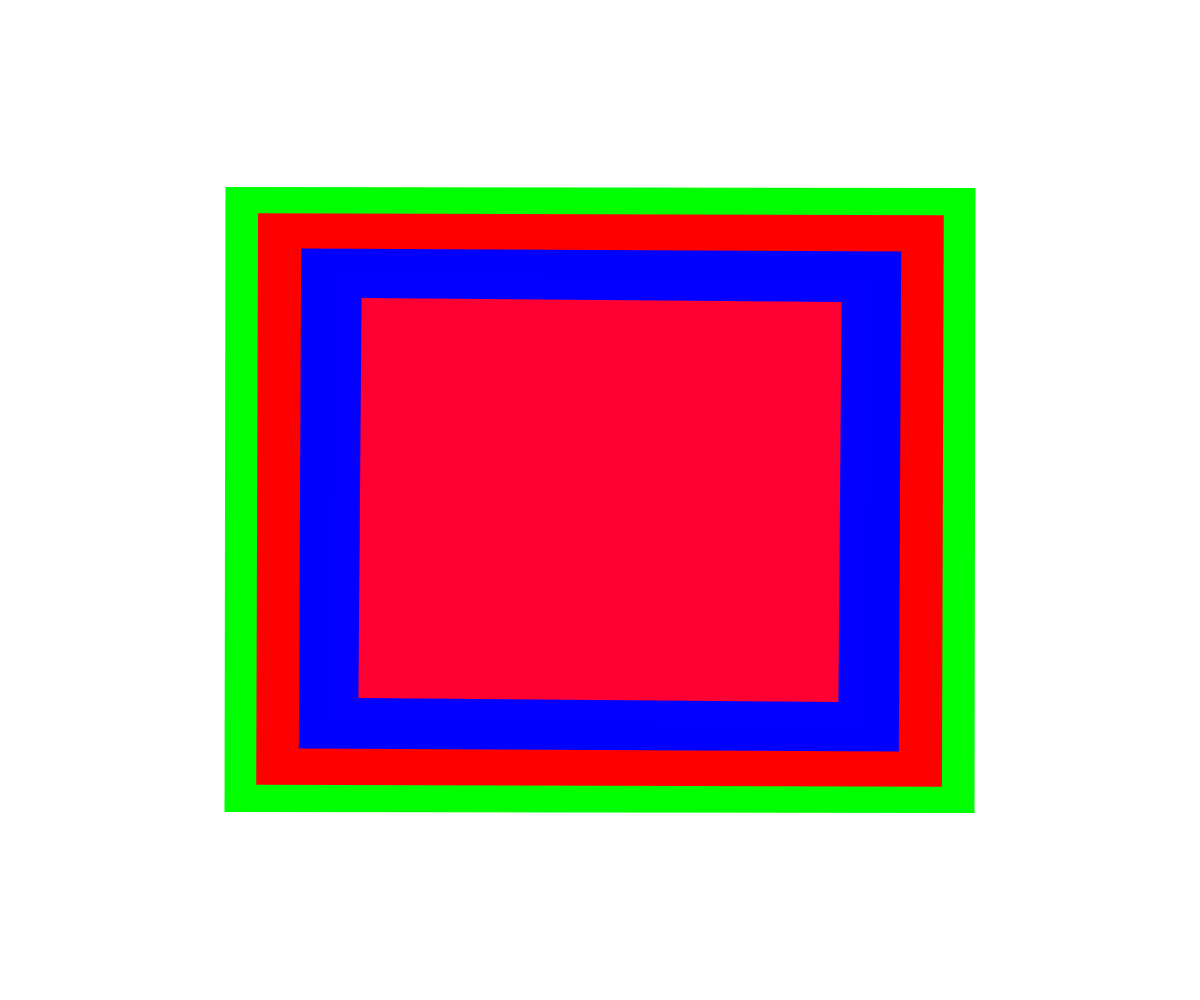
Frame 1 (no input)
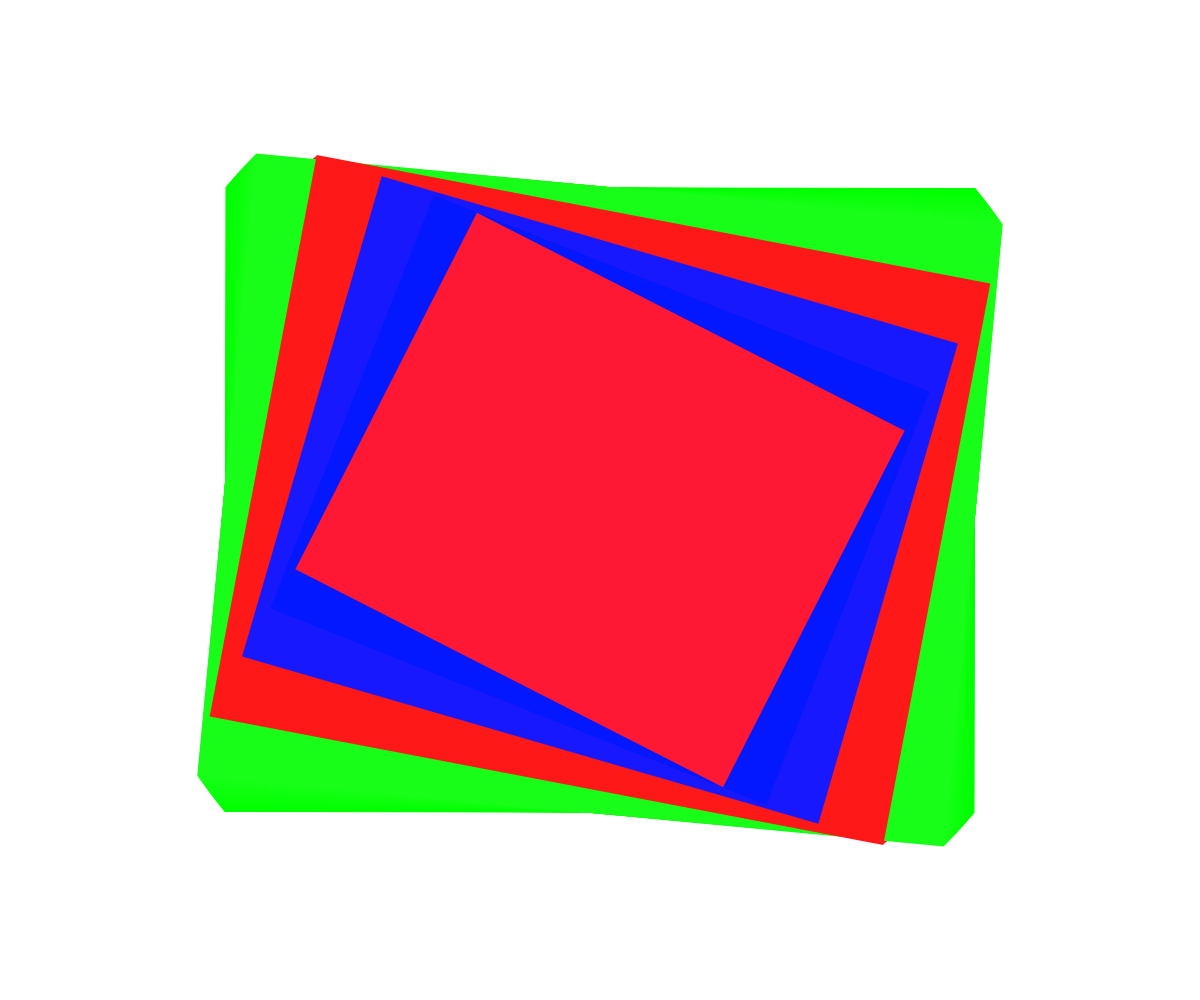
Frame 60 (no input)
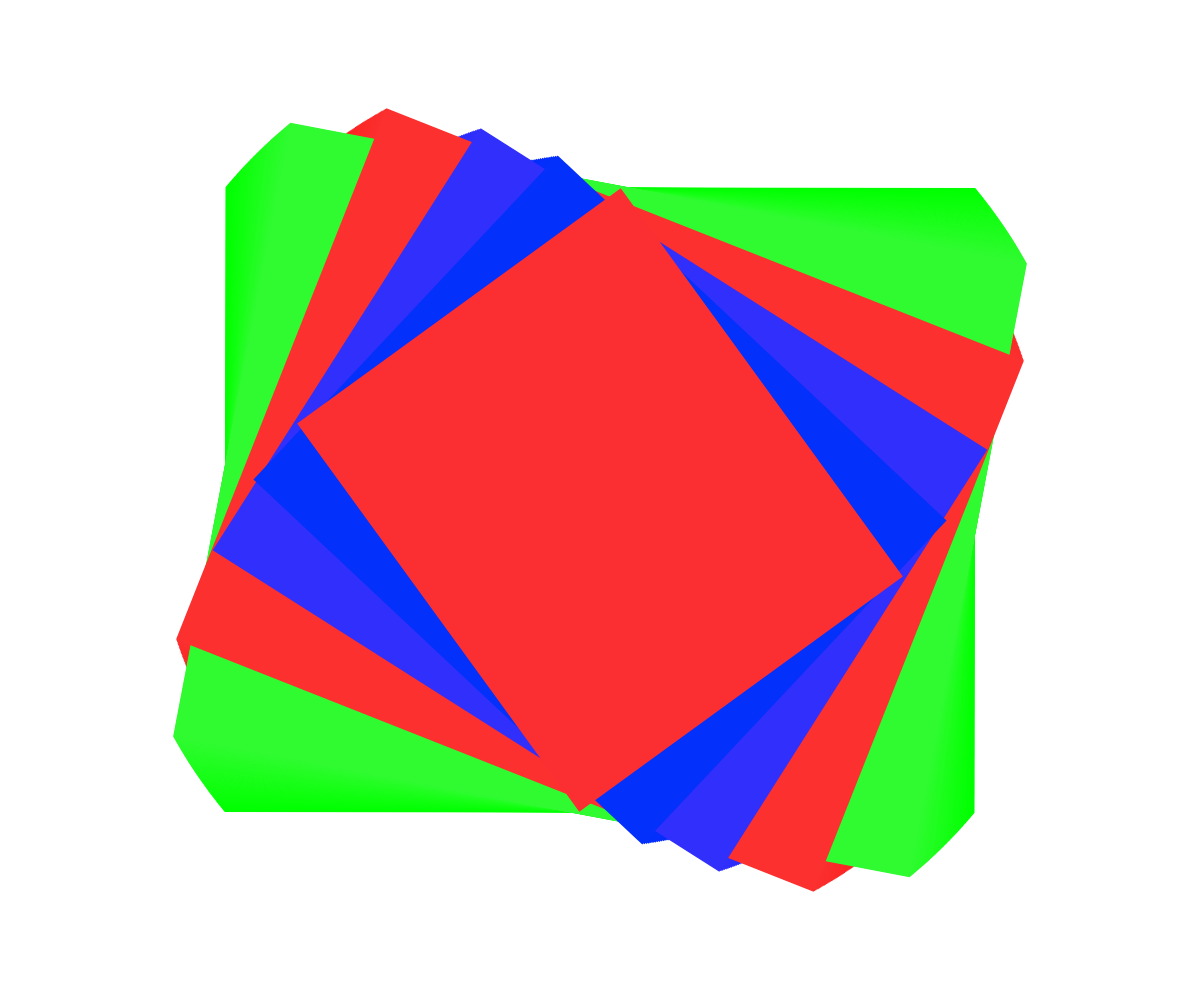
Frame 120 (the mouse pressed at the canvas centre since frame 60)

The p5.js sketch that drew these frames (run headless with seeded random() and noise() and a simulated clock; from frame 60 on, the mouse is pressed at the canvas centre):

// p5.js sketch
// ── sketch.js

let num=0;
let angle;
function setup() {
  createCanvas(window.innerWidth, window.innerHeight);
  angleMode (DEGREES);
  rectMode(CENTER);
}
// Resize the canvas when the
// browser's size changes.
function windowResized() {
  resizeCanvas(windowWidth, windowHeight);
}
function draw() {
  //background(220);
  num  =num %360;
  angle = abs(sin(num));
  angle2 = abs(cos(num));
  angle3 = abs(tan(num));
  angle4 = abs(cos(num))*.2;
  angle5 = abs(cos(num))*.01;
  num += .09;
  //console.log(num);
  translate (width/2, height/2);
  rotate(num);
  noStroke();
  fill(angle*255, angle2*255, angle3*255);
  rect(0,0, width/1.6, height/1.6);
  //translate (0,0);
  fill(angle2*255, angle3*255, angle*255);
   rotate(num);
  rect (0,0, width/1.75,height/1.75);
  fill(angle3*255, angle*255, angle2*255);
   rotate(num);
  rect(0,0, width/2, height/2);
  fill(angle5*255, angle3*255, angle2*255);
   rotate(num);
  rect(0,0, width/2.25, height/2.25);
  fill(angle2*255, angle*255, angle4*255);
   rotate(num);
  rect(0,0, width/2.5, height/2.5);
}
// ── takawo.html
プログラミングB #01
#01 イントロダクション

高尾俊介（takawo@konan-wu.ac.jp）
甲南女子大学 文学部 メディア表現学科 准教授


----------
授業内容


- 授業履修について
- 授業「プログラミングB」で扱う内容
- なぜ「プログラミング」をメディア表現学科の授業で学ぶのか
- p5.jsについて
    - p5.jsとは何か
    - なぜp5.jsを用いてプログラミングを学ぶのか
    - クリエイティブコーディングとp5.js
- デイリーコーディングやGenerativemasksと今の状況
    
----------
授業履修に関して

授業の狙い


> プログラミングは現代社会のさまざまな場で使われています．「プログラミング」は便利で役に立つアプリを作るためだけのものではありません．
> 
> 風景を観て絵を描いたり，出来事を詩で詠うことと同じように，表現のための道具としてプログラミングを捉える「クリエイティブコーディング」と呼ばれる分野は近年新しい表現の手法として注目されています．これはプログラミングを専門家（プログラマ）だけのものではなく，私たちのような創造的生活者へとひらくものです．
> 
> この授業ではJavaScriptで動作するクリエイティブコーディング環境p5.jsでウェブ上で動作するインタラクティブなコンテンツ制作の基礎を学びます．
> 
> ※履修にあたっては，基本的なタイピング技能を習得していることが望ましい．

到達目標

以下のコードベースのプログラミングに関連する制作手法や概念について理解する．


- 変数
- 繰り返し
- 配列
- オブジェクト指向プログラミング

評価基準・割合


- OpenProcessing上で授業ごとに課題を提出する
    - 授業で学んだことをつかってコードを書く
- 参考
- https://openzprocessing.org/class/81067
https://openprocessing.org/class/81067


授業履修にあたってのルールについて


- 私語：授業に関係のない私語は謹んでください．注意します．
- スマートフォンの操作で授業説明を聞き逃すなどがないようにしてください．
    - 円滑な授業進行の妨げになるため．
| 質問場所    | 授業教室、メール，研究室（4号館5F）   |
| ------- | --------------------- |
| 質問時間    | 授業前後、メール              |
| メールアドレス | takawo＠konan-wu.ac.jp |



----------
授業「プログラミングB」で扱う内容，扱わない内容


- プログラミングBでは，表現のためのプログラミング，クリエイティブコーディングというものについて学びます．
|             | p5.js<br>「プログラミングB」       | TouchDesigner<br>「プログラミングA」              |  |  |
| ----------- | ------------------------- | ---------------------------------------- |  |  |
| プログラミングの分類  | コードベース<br>（コードをテキストとして書く） | ノードベース<br>（機能をもったノードを線でつなぐことでプログラムを作成する） |  |  |
| 動作環境        | Webブラウザ上で動作<br>インストール不要   | PC上で動作<br>インストールが必要                      |  |  |
| ライセンス       | フリーソフトウェア                 | 商用ライセンス，一部無料で使用可能                        |  |  |
| 商業利用実績      | ◯                         | ◎                                        |  |  |
| 実行速度        | ○                         | ◎                                        |  |  |
| できること，得意なこと | ウェブでできることならある程度なんでも       | リアルタイムで高度なCG処理<br>デスクトップアプリケーション         |  |  |

----------

授業の実際の進め方


https://www.openprocessing.org/class/58688

- 授業を受けて，コードを毎週1つ，作成して提出してもらいます
- 最終課題などはナシ．13回の課題提出と内容で成績評価します．


----------
ニューメディア


- プログラミング，3DCG，3Dプリンタ，AI，ゲーム，ロボット，など……近年登場する，多様化・複雑化するメディアとその特性を，同時代性と新規性の観点から考察する分野．

ニューメディア研究の背景

- メディア研究者レフ・マノヴィッチの「ニューメディアの言語」を基にしている．
- 単に「新しいメディア」ということではなく，様々なメディアがコンピュータ化を経た先に存在するような，ある意味で高次な（メタ的な）メディアのこと．
![図版はクリックすると大きくなります](https://paper-attachments.dropboxusercontent.com/s_8ADC4510E3F9E1128BF529D1BF6DE406E481BE3CCCCD107D114B1237B9D39971_1591669840047_+2020-06-09+11.30.26.png)


レフ・マノヴィッチによるニューメディアの5つの特性

1. 数字による表象
2. モジュール性
3. 自動化
4. 可変性
5. トランスコーディング


----------
クリエイティブコーディング？

その前に：今日の授業で使う用語

- プログラム：手順書．コンピュータを動作させるための命令を記述したもの
- コード：コンピュータへ向けた実際のプログラム
- コーディング：コードを書くこと（＝プログラミング）

コードに囲まれて暮らしている私たち

- 私たちが観ている世界の一部は（すでに）コードでできている
    - ブラウザのソースコード．さまざまなアプリ

「自分は関係ない」と思っている？

- 私たちが日頃「コード」に対して感じている先入観
    - アプリ開発＝便利なもの，役に立つものを作ること
    - 勉強したいとは思うけど，専門的で難しそう
    - 自分はコードで何か表現する人間じゃない
    - アプリは誰かが作ったものを利用する


----------
コーディングの職業的専業化とその解放


- 1990年以前：プログラムを書くこと＝大学の研究室や企業の一部の専門家が特権的に行っていた
- 1995年以降：パーソナルコンピュータ（PC）とインターネットの普及
    - 一般にコーディングすることが開かれる（一方でその目的はウェブやアプリ開発など一部に制限されていた）
    - 原因：計算やコンピュータの原理に関する専門的な知識が必要だったから
    - 結果：ある種の専業化によって，生み出されるものが実学的な活用の方向に予め方向づけられる


----------
クリエイティブコーディングの誕生

クリエイティブコーディングの出発点「Design By Numbers」（1999年）

https://player.vimeo.com/video/72611093


https://vimeo.com/72611093

動画を観ながら考えてみよう

- 書かれるコードと，対応する右図の実行結果の関係を見てみよう
- 色，線，繰り返しなどで，現れる数値が何を表すのか推測してみよう

Design By Numbers

- Design By Numbersは、1999年にMIT（マサチューセッツ工科大学）のメディアラボで生まれたプログラミング環境
- 簡潔な記述でグラフィックを描画することを目的にしている
- デザイナーやアーティスト，教育者や学生といった，非専門家へ向けて開発された
    - コンピュータとコンピュテーション（計算）によって可能になるデザインの萌芽
    - 非専門家（美術，文学，自然科学など）による新しい視点
    - 個人によるコンピュータを用いた表現の可能性が開かれた


----------
クリエイティブコーディングの歴史
![参照：https://yoppa.org/mit_creativecoding19/10319.html](https://paper-attachments.dropboxusercontent.com/s_5F08C865DFAB5BCE5D6EACCAB439163473470C8040D3382977587E91596F6E01_1578704427439_+2020-01-11+9.59.44.png)

2010年代：クリエイティブコーディングの産業化とコーディングの再専業化の流れ
https://www.youtube.com/watch?v=UYFWjUj4RPQ&


https://youtu.be/UYFWjUj4RPQ


https://www.youtube.com/watch?v=zZiPIgCtIxg&t=173


https://youtu.be/zZiPIgCtIxg?t=173


- クリエイティブコーディングはウェブ開発の産業化や広告のデジタル化に伴って発展する．
- デジタル／インタラクティブ（人の動きや環境の変化に反応する）な表現がアートやエンターテインメントの分野で広く展開される
- プロダクションや企業のような集団制作による大規模化・効率化の流れ


----------
2020年代のクリエイティブコーディング


- 直訳：創造的なコーディング
- Design By Numbersが本来目指していた，個人による表現への回帰
- 機能や有用性（≒役に立つ）を目的としないコーディング
    - 例）寿司職人と包丁の関係．包丁には🍣を作る以外の道具としての可能性がある
- 即興性や個人による感情や意思の発露としてコードを用いること，多様性を尊重すること
- 法令・社会規範の範囲においてあらゆる自己表現が認められるように，私達はコードを使って自己表現をしてよい．


![リファレンス：Angus Croll，”If Hemingway Wrote JavaScript”，No Starch Press，2014．](https://paper-attachments.dropboxusercontent.com/s_5F08C865DFAB5BCE5D6EACCAB439163473470C8040D3382977587E91596F6E01_1578704980118_+2020-01-11+10.09.24.png)


自己表現の例

- 印象的な風景をスケッチする
- 大切な写真に撮る
- 人生で起こった出来事を音楽にする
- 感情をダンスで表現する
- 誰かの誕生日に料理を作る


https://openprocessing.org/crayon/gallery/1244221


自己表現としてのコーディング

- 私的なことをコードで表現する
- 日常的なことをコードで表現する


![樹木のシュミレーション](https://pbs.twimg.com/media/EJIB2K1VAAAvvG9?format=png&name=900x900)
![パターンデザイン](https://pbs.twimg.com/media/EFjWNIAVAAMIKhK?format=jpg&name=large)

https://www.openprocessing.org/user/6533/#sketches

![](https://pbs.twimg.com/media/ECnIWDTU0AASmlw?format=png&name=900x900)
![](https://pbs.twimg.com/media/ECnIWDTU0AIPtRE?format=png&name=900x900)
![](https://pbs.twimg.com/media/ECnIWDUU8AARQzQ?format=png&name=900x900)

https://valed.press/_ct/17355229



----------
https://www.vertical.art/exhibition/femgen-2023
![](https://paper-attachments.dropboxusercontent.com/s_D2CE383BFE9925AB4D1E96A9EA8F499F17DC505EC59400C66CDE73022B3A8185_1696209163735_image.png)

![](https://paper-attachments.dropboxusercontent.com/s_D2CE383BFE9925AB4D1E96A9EA8F499F17DC505EC59400C66CDE73022B3A8185_1696209263781_image.png)

https://two.neort.io/ja/exhibitions/tinysketches

----------


実際にクリエイティブコーディングを体験してみよう

+プログラミングで作る！アニメーション 


    function setup() {
      createCanvas(windowWidth, windowHeight);
    }
    
    function draw() {
      //background(220);
      
      fill(random(255),
           random(255),
           random(255)
          );
      noStroke();
      circle(frameCount*7%width,
             frameCount*3%height,
             frameCount*5%150
            );  
    }

https://editor.p5js.org/takawo/sketches/pJ9IvBGWT


----------


出席登録
https://forms.gle/67WoSpEsBSzZdEHo7

----------


![](https://komtmt.files.wordpress.com/2015/04/by-nc-sa.png?w=150&h=52)


この授業資料はクリエイティブ・コモンズ・ライセンス 4.0「表示 - 非営利 - 継承 4.0 国際 (CC BY-NC-SA 4.0)」で公開しています．ライセンスや利用方法についてはリンク先から確認してください．
https://creativecommons.org/licenses/by-nc-sa/4.0/deed.ja
